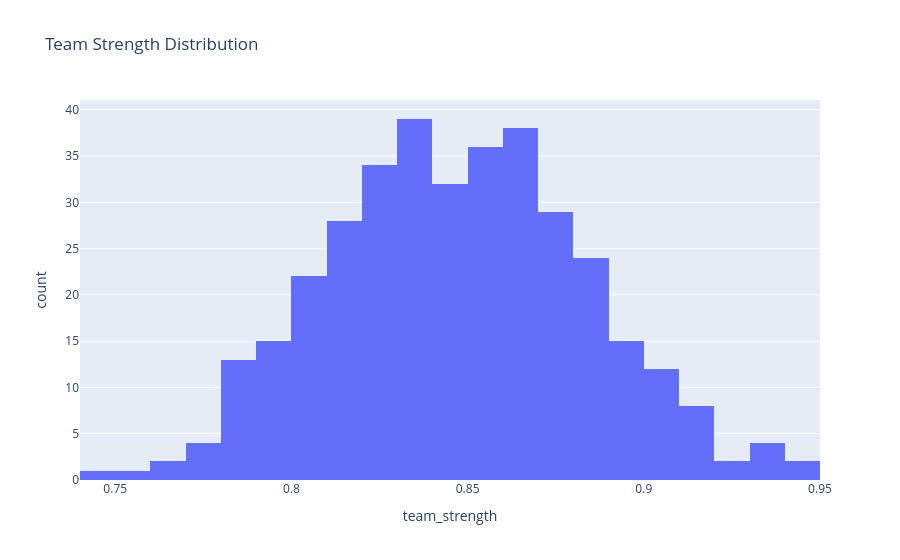

Notebook code cell kept with this figure:
### Code cell
# Visualizing the Strength of the teams

fig = px.histogram(
    team_df,
    x='team_strength',
    nbins=30,
    title='Team Strength Distribution',
)

fig.show()

### Figure 1 — Plotly figure (JSON) as saved in the notebook; plotly's stock layout.template omitted (floating-point values rounded to 4 significant figures; data arrays with more than 128 entries replaced by an {"elided": "..."} marker saying what was removed)
{"data": [{"bingroup": "x", "hovertemplate": "team_strength=%{x}<br>count=%{y}<extra></extra>", "legendgroup": "", "marker": {"color": "#636efa", "pattern": {"shape": ""}}, "name": "", "nbinsx": 30, "orientation": "v", "showlegend": false, "type": "histogram", "x": {"elided": "361 float values"}, "xaxis": "x", "yaxis": "y"}], "layout": {"barmode": "relative", "legend": {"tracegroupgap": 0}, "title": {"text": "Team Strength Distribution"}, "xaxis": {"anchor": "y", "domain": [0, 1], "title": {"text": "team_strength"}}, "yaxis": {"anchor": "x", "domain": [0, 1], "title": {"text": "count"}}}}
